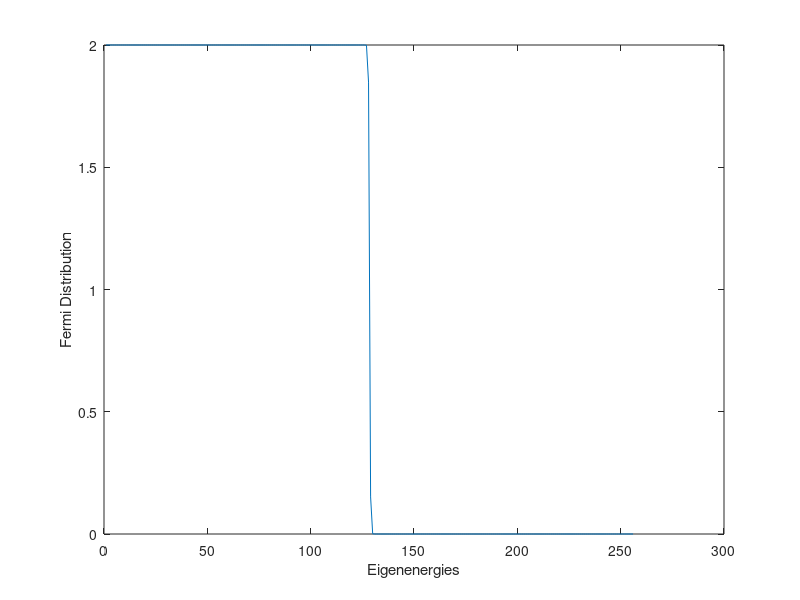

Write MATLAB code to recreate this figure.
eigenE = [1	6.473438e+00
2	6.473438e+00
3	6.473438e+00
4	6.473438e+00
5	6.473438e+00
6	6.473438e+00
7	6.364573e+00
8	6.364573e+00
9	6.364573e+00
10	6.364573e+00
11	6.364573e+00
12	6.364573e+00
13	6.364573e+00
14	6.364573e+00
15	6.364573e+00
16	6.364573e+00
17	6.364573e+00
18	6.364573e+00
19	6.297164e+00
20	6.297164e+00
21	6.297164e+00
22	6.297164e+00
23	6.240695e+00
24	6.240695e+00
25	6.240695e+00
26	6.240695e+00
27	6.240695e+00
28	6.240695e+00
29	6.240695e+00
30	6.240695e+00
31	6.240695e+00
32	6.240695e+00
33	6.240695e+00
34	6.240695e+00
35	4.982299e+00
36	4.982299e+00
37	4.982299e+00
38	4.982299e+00
39	4.982299e+00
40	4.982299e+00
41	4.982299e+00
42	4.982299e+00
43	4.982299e+00
44	4.982299e+00
45	4.982299e+00
46	4.982299e+00
47	4.422455e+00
48	4.422455e+00
49	4.422455e+00
50	4.422455e+00
51	4.422455e+00
52	4.422455e+00
53	4.422455e+00
54	4.422455e+00
55	4.422455e+00
56	4.422455e+00
57	4.422455e+00
58	4.422455e+00
59	4.399708e+00
60	4.399708e+00
61	4.399708e+00
62	4.399708e+00
63	4.399708e+00
64	4.399708e+00
65	4.399708e+00
66	4.399708e+00
67	4.399635e+00
68	4.399635e+00
69	4.399635e+00
70	4.399635e+00
71	4.399635e+00
72	4.399635e+00
73	4.399635e+00
74	4.399635e+00
75	4.399635e+00
76	4.399635e+00
77	4.399635e+00
78	4.399635e+00
79	3.332570e+00
80	3.332570e+00
81	3.332570e+00
82	3.332570e+00
83	3.332570e+00
84	3.332570e+00
85	3.090123e+00
86	3.090123e+00
87	3.090123e+00
88	3.090123e+00
89	3.090123e+00
90	3.090123e+00
91	3.090123e+00
92	3.090123e+00
93	3.090123e+00
94	3.090123e+00
95	3.090123e+00
96	3.090123e+00
97	2.966450e+00
98	2.912488e+00
99	2.912488e+00
100	2.912488e+00
101	2.912488e+00
102	2.912488e+00
103	2.912488e+00
104	2.300647e+00
105	2.300647e+00
106	2.300647e+00
107	2.300647e+00
108	2.300647e+00
109	2.300647e+00
110	2.077201e+00
111	2.077201e+00
112	2.077201e+00
113	2.015487e+00
114	2.015487e+00
115	2.015487e+00
116	2.015487e+00
117	2.015487e+00
118	2.015487e+00
119	2.015487e+00
120	2.015487e+00
121	2.015487e+00
122	2.015487e+00
123	2.015487e+00
124	2.015487e+00
125	1.241670e+00
126	1.241670e+00
127	1.241670e+00
128	1.241670e+00
129	4.614065e-01
130	4.614065e-01
131	4.614065e-01
132	-1.557825e+00
133	-1.557825e+00
134	-1.557825e+00
135	-1.557825e+00
136	-1.557825e+00
137	-1.557825e+00
138	-1.557825e+00
139	-1.557825e+00
140	-1.557825e+00
141	-1.557825e+00
142	-1.557825e+00
143	-1.557825e+00
144	-1.557898e+00
145	-1.557898e+00
146	-1.557898e+00
147	-1.557898e+00
148	-1.557898e+00
149	-1.557898e+00
150	-1.557898e+00
151	-1.557898e+00
152	-2.261108e+00
153	-2.261108e+00
154	-2.261108e+00
155	-2.261108e+00
156	-2.261108e+00
157	-2.261108e+00
158	-2.388826e+00
159	-2.388826e+00
160	-2.388826e+00
161	-2.388826e+00
162	-2.388826e+00
163	-2.388826e+00
164	-2.388826e+00
165	-2.388826e+00
166	-2.388826e+00
167	-2.388826e+00
168	-2.388826e+00
169	-2.388826e+00
170	-3.803764e+00
171	-3.803764e+00
172	-3.803764e+00
173	-3.803764e+00
174	-3.803764e+00
175	-3.803764e+00
176	-3.803764e+00
177	-3.803764e+00
178	-3.803764e+00
179	-3.803764e+00
180	-3.803764e+00
181	-3.803764e+00
182	-3.825100e+00
183	-3.825100e+00
184	-3.825100e+00
185	-3.825100e+00
186	-3.825100e+00
187	-3.825100e+00
188	-3.937140e+00
189	-3.937140e+00
190	-3.937140e+00
191	-3.937140e+00
192	-3.937140e+00
193	-3.937140e+00
194	-3.937140e+00
195	-3.937140e+00
196	-3.937140e+00
197	-3.937140e+00
198	-3.937140e+00
199	-3.937140e+00
200	-4.634684e+00
201	-4.634684e+00
202	-4.634684e+00
203	-4.634684e+00
204	-4.634684e+00
205	-4.634684e+00
206	-4.634684e+00
207	-4.634684e+00
208	-4.634684e+00
209	-4.634684e+00
210	-4.634684e+00
211	-4.634684e+00
212	-6.362761e+00
213	-6.362761e+00
214	-6.362761e+00
215	-6.362761e+00
216	-7.231124e+00
217	-7.231124e+00
218	-7.231124e+00
219	-7.231124e+00
220	-7.231124e+00
221	-7.231124e+00
222	-7.231124e+00
223	-7.231124e+00
224	-7.231124e+00
225	-7.231124e+00
226	-7.231124e+00
227	-7.231124e+00
228	-7.274394e+00
229	-7.274394e+00
230	-7.274394e+00
231	-7.274394e+00
232	-7.274394e+00
233	-7.274394e+00
234	-1.015969e+01
235	-1.015969e+01
236	-1.015969e+01
237	-1.015969e+01
238	-1.038200e+01
239	-1.038200e+01
240	-1.038200e+01
241	-1.038200e+01
242	-1.038200e+01
243	-1.038200e+01
244	-1.038200e+01
245	-1.038200e+01
246	-1.038200e+01
247	-1.038200e+01
248	-1.038200e+01
249	-1.038200e+01
250	-1.173192e+01
251	-1.173192e+01
252	-1.173192e+01
253	-1.173192e+01
254	-1.173192e+01
255	-1.173192e+01
256	-1.350086e+01];

eigenE = eigenE(:,1)';
arg = (eigenE-128.5)/0.2;
fermi = 2./(exp(arg)+1);
sums = sum(fermi);
disp(sums)
plot(eigenE,fermi)

xlabel('Eigenenergies')
ylabel('Fermi Distribution')
